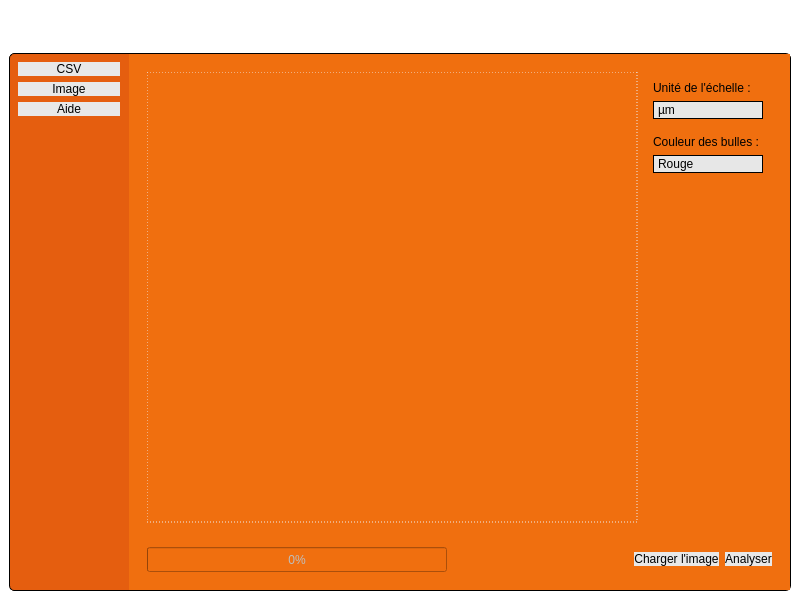
<?xml version="1.0" encoding="UTF-8"?>
<ui version="4.0">
 <class>MainWindow</class>
 <widget class="QMainWindow" name="MainWindow">
  <property name="geometry">
   <rect>
    <x>0</x>
    <y>0</y>
    <width>800</width>
    <height>600</height>
   </rect>
  </property>
  <property name="windowTitle">
   <string>MainWindow</string>
  </property>
  <property name="styleSheet">
   <string notr="true"/>
  </property>
  <widget class="QWidget" name="centralwidget">
   <property name="styleSheet">
    <string notr="true">QWidget{
	background-color:rgb(240, 111, 15);
}

#header, #logo, #centralwidget{
	background-color:white;
}

#body{
	border-radius:50px;
}

#content{
	border-top:1px solid black;
	border-right:1px solid black;
	border-bottom:1px solid black;

	border-top-right-radius:5px;
	border-bottom-right-radius:5px;
}

#navbar{
	background-color:rgb(229, 94, 15);
	border-top:1px solid black;
	border-bottom:1px solid black;
	border-left:1px solid black;
	border-top-left-radius:5px;
	border-bottom-left-radius:5px;
}

#image {
	border:1px dashed #EEEEEE;
}

#csvResultTable{
border: none;
}

QPushButton{
	padding-left:1.6em;
	padding-right:1.6em;
	padding-top:0.5em;
	padding-bottom:0.5em;
	margin-left:0em;
	margin-right:0em;

	border:none;
	background-color:rgb(232, 232, 232);
	color: black;
}

QPushButton:hover{
	background-color:rgb(196, 232, 235);
}

QPushButton:pressed{
	border: 1px solid black;
	background-color:rgb(191, 219, 234);
}

QComboBox{
	background-color:rgb(231, 231, 231);
	color:black;
	border:1px solid black;
	padding-top:0.3em;
	padding-bottom:0.3em;
	padding-left:0.3em;
}

QComboBox:hover{
	background-color:rgb(196, 232, 235);
}

QComboBox:pressed{
	background-color:rgb(191, 219, 234);
}

QComboBox::drop-down{
	background-color:rgb(231, 231, 231);
}

QComboBox QAbstractItemView {
    background-color:rgb(231, 231, 231);
}

QComboBox::down-arrow {
	image: url(&quot;:/images/chevron-down.svg&quot;);
	padding-right:0.6em;
	padding-left:0.6em;
	width:1em;
}</string>
   </property>
   <layout class="QVBoxLayout" name="verticalLayout">
    <item>
     <widget class="QWidget" name="header" native="true">
      <layout class="QHBoxLayout" name="horizontalLayout">
       <item>
        <widget class="QLabel" name="logo">
         <property name="text">
          <string/>
         </property>
         <property name="pixmap">
          <pixmap resource="../resources/resources.qrc">:/images/etex_rgb_baseline_right.png</pixmap>
         </property>
        </widget>
       </item>
       <item>
        <spacer name="headerSpacer">
         <property name="orientation">
          <enum>Qt::Horizontal</enum>
         </property>
         <property name="sizeHint" stdset="0">
          <size>
           <width>303</width>
           <height>20</height>
          </size>
         </property>
        </spacer>
       </item>
      </layout>
     </widget>
    </item>
    <item>
     <widget class="QWidget" name="body" native="true">
      <layout class="QHBoxLayout" name="horizontalLayout_2">
       <property name="spacing">
        <number>0</number>
       </property>
       <property name="leftMargin">
        <number>0</number>
       </property>
       <property name="topMargin">
        <number>0</number>
       </property>
       <property name="rightMargin">
        <number>0</number>
       </property>
       <property name="bottomMargin">
        <number>0</number>
       </property>
       <item>
        <widget class="QWidget" name="navbar" native="true">
         <property name="minimumSize">
          <size>
           <width>120</width>
           <height>0</height>
          </size>
         </property>
         <layout class="QVBoxLayout" name="verticalLayout_2">
          <property name="leftMargin">
           <number>9</number>
          </property>
          <property name="topMargin">
           <number>9</number>
          </property>
          <property name="bottomMargin">
           <number>9</number>
          </property>
          <item>
           <widget class="QPushButton" name="csvButton">
            <property name="text">
             <string>CSV</string>
            </property>
           </widget>
          </item>
          <item>
           <widget class="QPushButton" name="imageButton">
            <property name="text">
             <string>Image</string>
            </property>
           </widget>
          </item>
          <item>
           <widget class="QPushButton" name="helpButton">
            <property name="text">
             <string>Aide</string>
            </property>
           </widget>
          </item>
          <item>
           <spacer name="navbarSpacer">
            <property name="orientation">
             <enum>Qt::Vertical</enum>
            </property>
            <property name="sizeHint" stdset="0">
             <size>
              <width>20</width>
              <height>40</height>
             </size>
            </property>
           </spacer>
          </item>
         </layout>
        </widget>
       </item>
       <item>
        <widget class="QStackedWidget" name="content">
         <property name="currentIndex">
          <number>1</number>
         </property>
         <widget class="QWidget" name="csvPage">
          <layout class="QVBoxLayout" name="verticalLayout_3">
           <item>
            <widget class="QTableWidget" name="csvTable"/>
           </item>
           <item>
            <widget class="QWidget" name="csvPageButtons" native="true">
             <layout class="QHBoxLayout" name="horizontalLayout_3">
              <item>
               <widget class="QProgressBar" name="csvProgressBar">
                <property name="enabled">
                 <bool>false</bool>
                </property>
                <property name="minimumSize">
                 <size>
                  <width>300</width>
                  <height>25</height>
                 </size>
                </property>
                <property name="value">
                 <number>0</number>
                </property>
               </widget>
              </item>
              <item>
               <spacer name="csvPageSpacer">
                <property name="orientation">
                 <enum>Qt::Horizontal</enum>
                </property>
                <property name="sizeHint" stdset="0">
                 <size>
                  <width>40</width>
                  <height>20</height>
                 </size>
                </property>
               </spacer>
              </item>
              <item>
               <widget class="QPushButton" name="csvLoadButton">
                <property name="text">
                 <string>Charger le CSV</string>
                </property>
               </widget>
              </item>
              <item>
               <widget class="QPushButton" name="csvAnalyzeButton">
                <property name="text">
                 <string>Analyser</string>
                </property>
                <property name="iconSize">
                 <size>
                  <width>16</width>
                  <height>16</height>
                 </size>
                </property>
                <property name="autoRepeatDelay">
                 <number>300</number>
                </property>
                <property name="default">
                 <bool>false</bool>
                </property>
                <property name="flat">
                 <bool>false</bool>
                </property>
               </widget>
              </item>
             </layout>
            </widget>
           </item>
          </layout>
         </widget>
         <widget class="QWidget" name="imagePage">
          <layout class="QVBoxLayout" name="verticalLayout_4">
           <item>
            <widget class="QWidget" name="imageContainer" native="true">
             <layout class="QHBoxLayout" name="horizontalLayout_8">
              <item>
               <widget class="QLabel" name="image">
                <property name="text">
                 <string/>
                </property>
                <property name="pixmap">
                 <pixmap resource="../resources/resources.qrc">:/images/image.svg</pixmap>
                </property>
                <property name="scaledContents">
                 <bool>false</bool>
                </property>
                <property name="alignment">
                 <set>Qt::AlignCenter</set>
                </property>
                <property name="wordWrap">
                 <bool>false</bool>
                </property>
                <property name="margin">
                 <number>0</number>
                </property>
               </widget>
              </item>
              <item>
               <widget class="QWidget" name="imageOptions" native="true">
                <property name="sizePolicy">
                 <sizepolicy hsizetype="Maximum" vsizetype="Preferred">
                  <horstretch>0</horstretch>
                  <verstretch>0</verstretch>
                 </sizepolicy>
                </property>
                <layout class="QVBoxLayout" name="verticalLayout_7">
                 <item>
                  <widget class="QLabel" name="scaleLabel">
                   <property name="text">
                    <string>Unité de l'échelle : </string>
                   </property>
                  </widget>
                 </item>
                 <item>
                  <widget class="QComboBox" name="scaleComboBox">
                   <item>
                    <property name="text">
                     <string>µm</string>
                    </property>
                   </item>
                   <item>
                    <property name="text">
                     <string>nm</string>
                    </property>
                   </item>
                   <item>
                    <property name="text">
                     <string>pm</string>
                    </property>
                   </item>
                  </widget>
                 </item>
                 <item>
                  <spacer name="imageOptionsSpacer_2">
                   <property name="orientation">
                    <enum>Qt::Vertical</enum>
                   </property>
                   <property name="sizeType">
                    <enum>QSizePolicy::Maximum</enum>
                   </property>
                   <property name="sizeHint" stdset="0">
                    <size>
                     <width>20</width>
                     <height>10</height>
                    </size>
                   </property>
                  </spacer>
                 </item>
                 <item>
                  <widget class="QLabel" name="colorLabel">
                   <property name="text">
                    <string>Couleur des bulles : </string>
                   </property>
                  </widget>
                 </item>
                 <item>
                  <widget class="QComboBox" name="colorComboBox">
                   <item>
                    <property name="text">
                     <string>Rouge</string>
                    </property>
                   </item>
                   <item>
                    <property name="text">
                     <string>Vert</string>
                    </property>
                   </item>
                   <item>
                    <property name="text">
                     <string>Bleu</string>
                    </property>
                   </item>
                  </widget>
                 </item>
                 <item>
                  <spacer name="imageOptionsSpacer">
                   <property name="orientation">
                    <enum>Qt::Vertical</enum>
                   </property>
                   <property name="sizeHint" stdset="0">
                    <size>
                     <width>20</width>
                     <height>40</height>
                    </size>
                   </property>
                  </spacer>
                 </item>
                </layout>
               </widget>
              </item>
             </layout>
            </widget>
           </item>
           <item>
            <widget class="QWidget" name="imagePageButtons" native="true">
             <property name="sizePolicy">
              <sizepolicy hsizetype="Preferred" vsizetype="Maximum">
               <horstretch>0</horstretch>
               <verstretch>0</verstretch>
              </sizepolicy>
             </property>
             <layout class="QHBoxLayout" name="horizontalLayout_4">
              <item>
               <widget class="QProgressBar" name="imageProgressBar">
                <property name="enabled">
                 <bool>false</bool>
                </property>
                <property name="minimumSize">
                 <size>
                  <width>300</width>
                  <height>25</height>
                 </size>
                </property>
                <property name="maximum">
                 <number>100</number>
                </property>
                <property name="value">
                 <number>0</number>
                </property>
               </widget>
              </item>
              <item>
               <spacer name="imagePageSpacer">
                <property name="orientation">
                 <enum>Qt::Horizontal</enum>
                </property>
                <property name="sizeHint" stdset="0">
                 <size>
                  <width>5</width>
                  <height>10</height>
                 </size>
                </property>
               </spacer>
              </item>
              <item>
               <widget class="QPushButton" name="imageLoadButton">
                <property name="text">
                 <string>Charger l'image</string>
                </property>
               </widget>
              </item>
              <item>
               <widget class="QPushButton" name="imageAnalyseButton">
                <property name="text">
                 <string>Analyser</string>
                </property>
               </widget>
              </item>
             </layout>
            </widget>
           </item>
          </layout>
         </widget>
         <widget class="QWidget" name="helpPage">
          <layout class="QHBoxLayout" name="horizontalLayout_5">
           <item>
            <widget class="QLabel" name="helpLabel">
             <property name="text">
              <string>TextLabel</string>
             </property>
             <property name="alignment">
              <set>Qt::AlignCenter</set>
             </property>
            </widget>
           </item>
          </layout>
         </widget>
         <widget class="QWidget" name="csvResultPage">
          <layout class="QVBoxLayout" name="verticalLayout_5">
           <item>
            <widget class="QTableWidget" name="csvResultTable"/>
           </item>
           <item>
            <widget class="QWidget" name="csvResultPageButtons" native="true">
             <layout class="QHBoxLayout" name="horizontalLayout_6">
              <item>
               <spacer name="csvResultSpacer">
                <property name="orientation">
                 <enum>Qt::Horizontal</enum>
                </property>
                <property name="sizeHint" stdset="0">
                 <size>
                  <width>483</width>
                  <height>20</height>
                 </size>
                </property>
               </spacer>
              </item>
              <item>
               <widget class="QPushButton" name="csvResultSaveButton">
                <property name="text">
                 <string>Enregistrer le CSV</string>
                </property>
               </widget>
              </item>
             </layout>
            </widget>
           </item>
          </layout>
         </widget>
         <widget class="QWidget" name="imageResultPage">
          <layout class="QVBoxLayout" name="verticalLayout_6">
           <item>
            <widget class="QLabel" name="imageResult">
             <property name="text">
              <string/>
             </property>
            </widget>
           </item>
           <item>
            <widget class="QWidget" name="imageResultPageButtons" native="true">
             <property name="sizePolicy">
              <sizepolicy hsizetype="Preferred" vsizetype="Maximum">
               <horstretch>0</horstretch>
               <verstretch>0</verstretch>
              </sizepolicy>
             </property>
             <layout class="QHBoxLayout" name="horizontalLayout_7">
              <item>
               <spacer name="imageResultSpacer">
                <property name="orientation">
                 <enum>Qt::Horizontal</enum>
                </property>
                <property name="sizeHint" stdset="0">
                 <size>
                  <width>526</width>
                  <height>20</height>
                 </size>
                </property>
               </spacer>
              </item>
              <item>
               <widget class="QPushButton" name="imageResultSaveButton">
                <property name="text">
                 <string>Enregistrer l'image</string>
                </property>
               </widget>
              </item>
             </layout>
            </widget>
           </item>
          </layout>
         </widget>
        </widget>
       </item>
      </layout>
     </widget>
    </item>
   </layout>
  </widget>
 </widget>
 <resources>
  <include location="../resources/resources.qrc"/>
 </resources>
 <connections/>
</ui>
